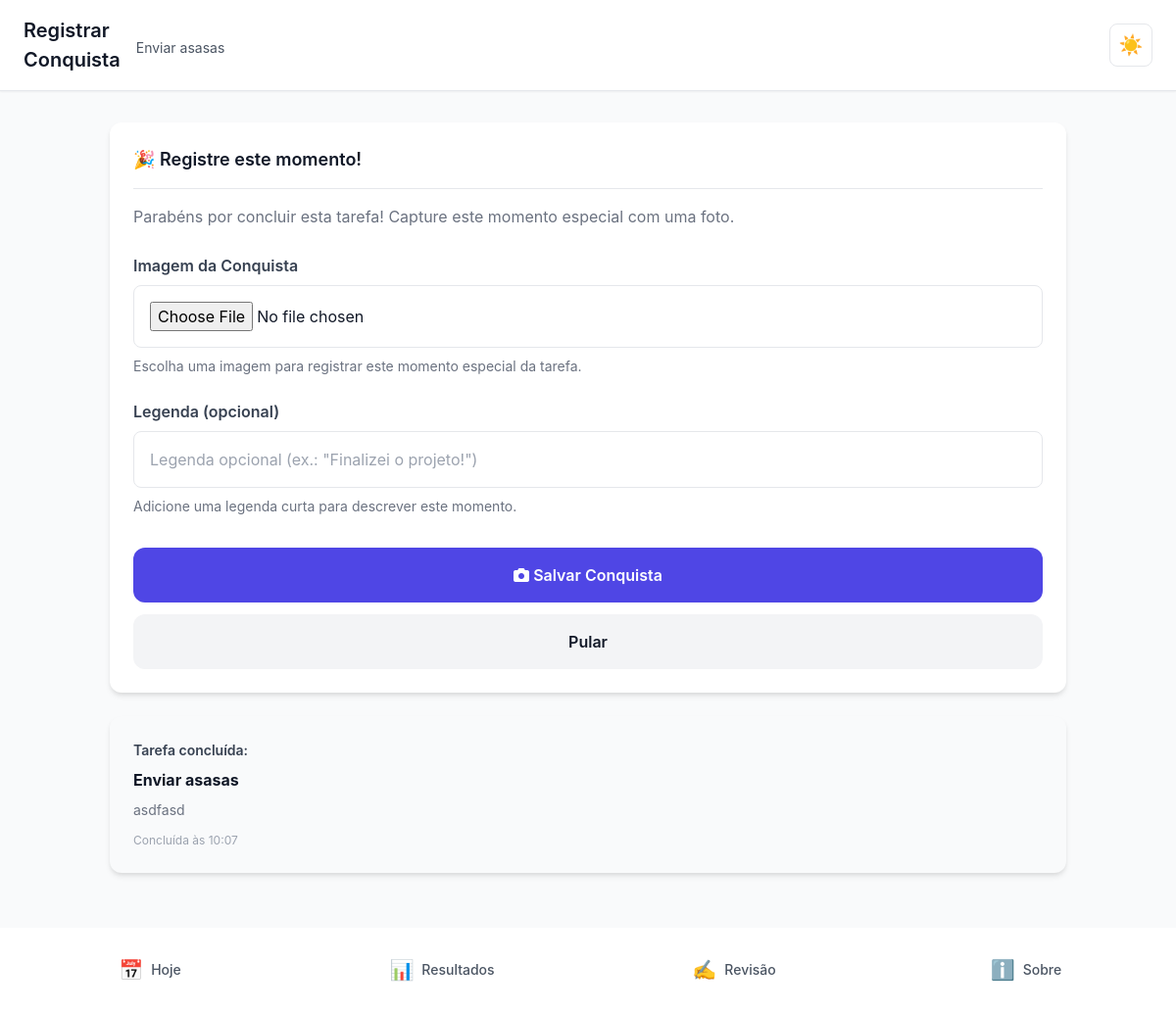
Screenshot of /tarefa/4/registrar-conquista/ (signed in) with the database file from the repository.
### core/models.py (models this page shows, shortened)
class Task(models.Model):
    STATUS_CHOICES = [
        ('pendente', 'Pendente'),
        ('concluida', 'Concluída'),
    ]
    day_plan = models.ForeignKey(
        DayPlan,
        on_delete=models.CASCADE,
        related_name='tasks',
        verbose_name='Plano do Dia'
    )
    titulo = models.CharField(
        max_length=200,
        verbose_name='Título',
        help_text='Título curto e claro da tarefa'
    )
    descricao = models.TextField(
        blank=True,
        null=True,
        verbose_name='Descrição',
        help_text='Descrição opcional da tarefa'
    )
    ordem = models.IntegerField(
        validators=[MinValueValidator(1), MaxValueValidator(3)],
        verbose_name='Ordem',
        help_text='Ordem da tarefa (1, 2 ou 3)'
    )
    status = models.CharField(
        max_length=10,
        choices=STATUS_CHOICES,
        default='pendente',
        verbose_name='Status'
    )
    concluida_em = models.DateTimeField(
        blank=True,
        null=True,
        verbose_name='Concluída em'
    )
    total_steps = models.IntegerField(
        blank=True,
        null=True,
        validators=[MinValueValidator(1)],
        verbose_name='Total de Etapas',
        help_text='Quantidade total de etapas definidas (deixe vazio para modo flexível)'
    )
    completed_steps = models.IntegerField(
        default=0,
        validators=[MinValueValidator(0)],
        verbose_name='Etapas Concluídas',
        help_text='Quantidade de etapas concluídas (para tarefas com total_steps definido)'
    )
    pseudo_steps_done = models.IntegerField(
        default=0,
        validators=[MinValueValidator(0)],
        verbose_name='Passos Avançados',
        help_text='Contador de cliques em "Avançar etapa" (para tarefas sem total_steps)'
    )
    progress_percent = models.IntegerField(
        default=0,
        validators=[MinValueValidator(0), MaxValueValidator(100)],
        verbose_name='Progresso (%)',
        help_text='Progresso atual da tarefa em percentual (0-100)'
    )
    criado_em = models.DateTimeField(
        auto_now_add=True,
        verbose_name='Criado em'
    )
    atualizado_em = models.DateTimeField(
        auto_now=True,
        verbose_name='Atualizado em'
    )
    class Meta:
        verbose_name = 'Tarefa'
        verbose_name_plural = 'Tarefas'
        ordering = ['ordem']
        unique_together = [['day_plan', 'ordem']]

### core/views.py (the view)
# urls.py: path('tarefa/<int:task_id>/registrar-conquista/', views.registrar_conquista, name='registrar_conquista'),
@login_required
def registrar_conquista(request, task_id):
    task = get_object_or_404(Task, id=task_id, day_plan__usuario=request.user)
    if request.method == 'POST':
        form = TaskMomentForm(request.POST, request.FILES)
        if form.is_valid():
            task_moment = form.save(commit=False)
            task_moment.task = task
            task_moment.save()
            messages.success(request, 'Conquista registrada com sucesso! 🎉')
            if request.GET.get('from_complete') == '1':
                return redirect('core:home')
            else:
                return redirect('core:detalhes_tarefa', task_id=task.id)
        else:
            messages.error(request, 'Erro ao registrar conquista. Verifique os dados e tente novamente.')
    else:
        form = TaskMomentForm()
    context = {
        'form': form,
        'task': task,
        'day_plan': task.day_plan,
    }
    return render(request, 'core/registrar_conquista.html', context)

### core/forms.py
class TaskMomentForm(forms.ModelForm):
    class Meta:
        model = TaskMoment
        fields = ['image', 'caption']
        widgets = {
            'image': forms.FileInput(attrs={
                'class': 'form-control',
                'accept': 'image/*',
                'capture': 'environment',
            }),
            'caption': forms.TextInput(attrs={
                'class': 'form-control',
                'placeholder': 'Legenda opcional (ex.: "Finalizei o projeto!")',
                'maxlength': 200,
            }),
        }
        labels = {
            'image': 'Imagem da Conquista',
            'caption': 'Legenda (opcional)',
        }
        help_texts = {
            'image': 'Escolha uma imagem para registrar este momento especial da tarefa.',
            'caption': 'Adicione uma legenda curta para descrever este momento.',
        }
    def __init__(self, *args, **kwargs):
        super().__init__(*args, **kwargs)
        self.fields['image'].required = True
        self.fields['caption'].required = False

### core/context_processors.py (called while the page is built)
def pwa_settings(request):
    return {
        "PWA_SETTINGS": {
            "enabled": getattr(settings, "PWA_ENABLED", False),
            "theme_color": getattr(settings, "PWA_THEME_COLOR", "#0f172a"),
            "background_color": getattr(
                settings, "PWA_BACKGROUND_COLOR", "#0f172a"
            ),
            "start_url": getattr(settings, "PWA_START_URL", "/?source=pwa"),
            "scope": getattr(settings, "PWA_SCOPE", "/"),
            "install_hint": "Compartilhar → Adicionar à Tela de Início",
            "push_public_key": getattr(settings, "PWA_PUSH_PUBLIC_KEY", ""),
        }
    }

### core/templates/core/registrar_conquista.html (shortened to what this page needs)
{% extends 'core/base.html' %}
{% load static %}
{% block header_title %}Registrar Conquista{% endblock %}
{% block header_subtitle %}
    <div class="header-subtitle">{{ task.titulo }}</div>
{% endblock %}
{% block content %}
    <div class="card fade-in">
        <div class="card-header">
            <h2 class="card-title">🎉 Registre este momento!</h2>
        </div>
        <div class="card-body">
            <p style="font-size: 1rem; margin-bottom: 1.5rem; color: #6B7280; line-height: 1.6;">
                Parabéns por concluir esta tarefa! Capture este momento especial com uma foto.
            </p>
            <form method="post" enctype="multipart/form-data">
                <div style="margin-bottom: 1.5rem;">
                    <label for="{{ form.image.id_for_label }}" style="display: block; font-weight: 600; margin-bottom: 0.5rem; color: #374151;">
                        {{ form.image.label }}
                    </label>
                    {{ form.image }}
                    {% if form.image.help_text %}
                        <p style="font-size: 0.875rem; color: #6B7280; margin-top: 0.5rem;">
                            {{ form.image.help_text }}
                        </p>
                    {% endif %}
                </div>
                <div style="margin-bottom: 1.5rem;">
                    <label for="{{ form.caption.id_for_label }}" style="display: block; font-weight: 600; margin-bottom: 0.5rem; color: #374151;">
                        {{ form.caption.label }}
                    </label>
                    {{ form.caption }}
                    {% if form.caption.help_text %}
                        <p style="font-size: 0.875rem; color: #6B7280; margin-top: 0.5rem;">
                            {{ form.caption.help_text }}
                        </p>
                    {% endif %}
                </div>
                <div style="display: flex; flex-direction: column; gap: 0.75rem; margin-top: 2rem;">
                    <button type="submit" class="btn btn-primary" style="width: 100%;">
                        <i class="fas fa-camera"></i>
                        Salvar Conquista
                    </button>
                    <a href="{% url 'core:home' %}" class="btn btn-secondary" style="width: 100%; text-align: center;">
                        Pular
                    </a>
                </div>
            </form>
        </div>
    </div>
    <div class="card fade-in" style="background-color: #F9FAFB;">
        <div class="card-body">
            <h3 style="font-size: 0.875rem; font-weight: 600; color: #374151; margin-bottom: 0.5rem;">
                Tarefa concluída:
            </h3>
            <p style="font-size: 1rem; color: #111827; margin: 0;">
                <strong>{{ task.titulo }}</strong>
            </p>
            {% if task.descricao %}
                <p style="font-size: 0.875rem; color: #6B7280; margin-top: 0.5rem; margin-bottom: 0;">
                    {{ task.descricao }}
                </p>
            {% endif %}
            {% if task.concluida_em %}
                <p style="font-size: 0.75rem; color: #9CA3AF; margin-top: 0.75rem; margin-bottom: 0;">
                    Concluída às {{ task.concluida_em|date:"H:i" }}
                </p>
            {% endif %}
        </div>
    </div>
{% endblock %}

### core/static/css/app.css (style rules this page uses)
:root { --primary-color: #4F46E5; --primary-dark: #4338CA; --success-color: #10B981; --success-dark: #059669; --warning-color: #F59E0B; --danger-color: #EF4444; --spacing-xs: 0.5rem; --spacing-sm: 0.75rem; --spacing-md: 1rem; --spacing-lg: 1.5rem; --spacing-xl: 2rem; --radius-sm: 0.375rem; --radius-md: 0.5rem; --radius-lg: 0.75rem; --radius-xl: 1rem; --shadow-sm: 0 1px 2px 0 rgba(0, 0, 0, 0.05); --shadow-md: 0 4px 6px -1px rgba(0, 0, 0, 0.1), 0 2px 4px -1px rgba(0, 0, 0, 0.06); --shadow-lg: 0 10px 15px -3px rgba(0, 0, 0, 0.1), 0 4px 6px -2px rgba(0, 0, 0, 0.05); --nav-bottom-height: 64px; --main-padding-bottom: calc(var(--nav-bottom-height) + 1rem); }
:root, :root[data-theme="light"] { --bg-color: #F9FAFB; --bg-card: #FFFFFF; --bg-nav: #FFFFFF; --bg-header: #FFFFFF; --text-color: #111827; --text-secondary: #4B5563; --text-muted: #6B7280; --border-color: #E5E7EB; --border-light: #F3F4F6; --accent-color: var(--primary-color); --accent-hover: var(--primary-dark); --shadow-sm: 0 1px 2px 0 rgba(0, 0, 0, 0.05); --shadow-md: 0 4px 6px -1px rgba(0, 0, 0, 0.1), 0 2px 4px -1px rgba(0, 0, 0, 0.06); --shadow-lg: 0 10px 15px -3px rgba(0, 0, 0, 0.1), 0 4px 6px -2px rgba(0, 0, 0, 0.05); --progress-bg: #E5E7EB; --badge-success-bg: #D1FAE5; --badge-success-text: #065F46; --badge-warning-bg: #FEF3C7; --badge-warning-text: #92400E; --badge-info-bg: #DBEAFE; --badge-info-text: #1E40AF; --alert-success-bg: #D1FAE5; --alert-success-text: #065F46; --alert-error-bg: #FEE2E2; --alert-error-text: #991B1B; --alert-info-bg: #DBEAFE; --alert-info-text: #1E40AF; --streak-bg: linear-gradient(135deg, #FEF3C7 0%, #FDE68A 100%); --streak-border: #F59E0B; --streak-text: #92400E; --streak-label: #78350F; --alert-warning-bg: #FEF3C7; --alert-warning-text: #92400E; --alert-warning-border: #F59E0B; }
* { box-sizing: border-box; }
body { font-family: -apple-system, BlinkMacSystemFont, 'Segoe UI', Roboto, 'Helvetica Neue', Arial, sans-serif; margin: 0; padding: 0; background-color: var(--bg-color); color: var(--text-color); overflow-x: hidden; min-height: 100vh; padding-bottom: var(--main-padding-bottom); padding-top: env(safe-area-inset-top); padding-left: env(safe-area-inset-left); padding-right: env(safe-area-inset-right); transition: background-color 0.3s ease, color 0.3s ease; }
.app-header .header-subtitle { font-size: 0.875rem; color: var(--text-secondary); margin-top: 0.25rem; width: 100%; }
@media (min-width: 768px) { body { padding-bottom: 0; } }
.card { background-color: var(--bg-card); border-radius: var(--radius-lg); box-shadow: var(--shadow-md); padding: var(--spacing-lg); margin-bottom: var(--spacing-lg); transition: transform 0.2s ease, box-shadow 0.2s ease, background-color 0.3s ease; }
.card-header { margin-bottom: var(--spacing-md); padding-bottom: var(--spacing-md); border-bottom: 1px solid var(--border-color); }
.card-title { font-size: 1.125rem; font-weight: 600; color: var(--text-color); margin: 0; }
.card-body { color: var(--text-color); }
.btn { display: inline-block; padding: var(--spacing-md) var(--spacing-lg); font-size: 1rem; font-weight: 600; text-align: center; text-decoration: none; border: none; border-radius: var(--radius-lg); cursor: pointer; transition: all 0.2s ease; min-height: 44px; min-width: 44px; line-height: 1.5; }
.btn-primary { background-color: var(--primary-color); color: white; }
.btn-secondary { background-color: var(--border-light); color: var(--text-color); }
input[type="text"], input[type="email"], input[type="password"], input[type="number"], input[type="date"], textarea, select { width: 100%; padding: var(--spacing-md); font-size: 1rem; font-family: inherit; border: 1px solid var(--border-color); border-radius: var(--radius-md); background-color: var(--bg-card); color: var(--text-color); transition: border-color 0.2s ease, box-shadow 0.2s ease, background-color 0.3s ease, color 0.3s ease; min-height: 44px; box-sizing: border-box; }
.form-control { width: 100%; padding: var(--spacing-md); font-size: 1rem; border: 1px solid var(--border-color); border-radius: var(--radius-md); background-color: var(--bg-card); color: var(--text-color); min-height: 44px; box-sizing: border-box; transition: border-color 0.2s ease, box-shadow 0.2s ease, background-color 0.3s ease, color 0.3s ease; }
.fade-in { animation: fadeIn 0.3s ease-out; }

### rows the page displays
Task: titulo "Enviar asasas", descricao "asdfasd", concluida_em "10:07"
